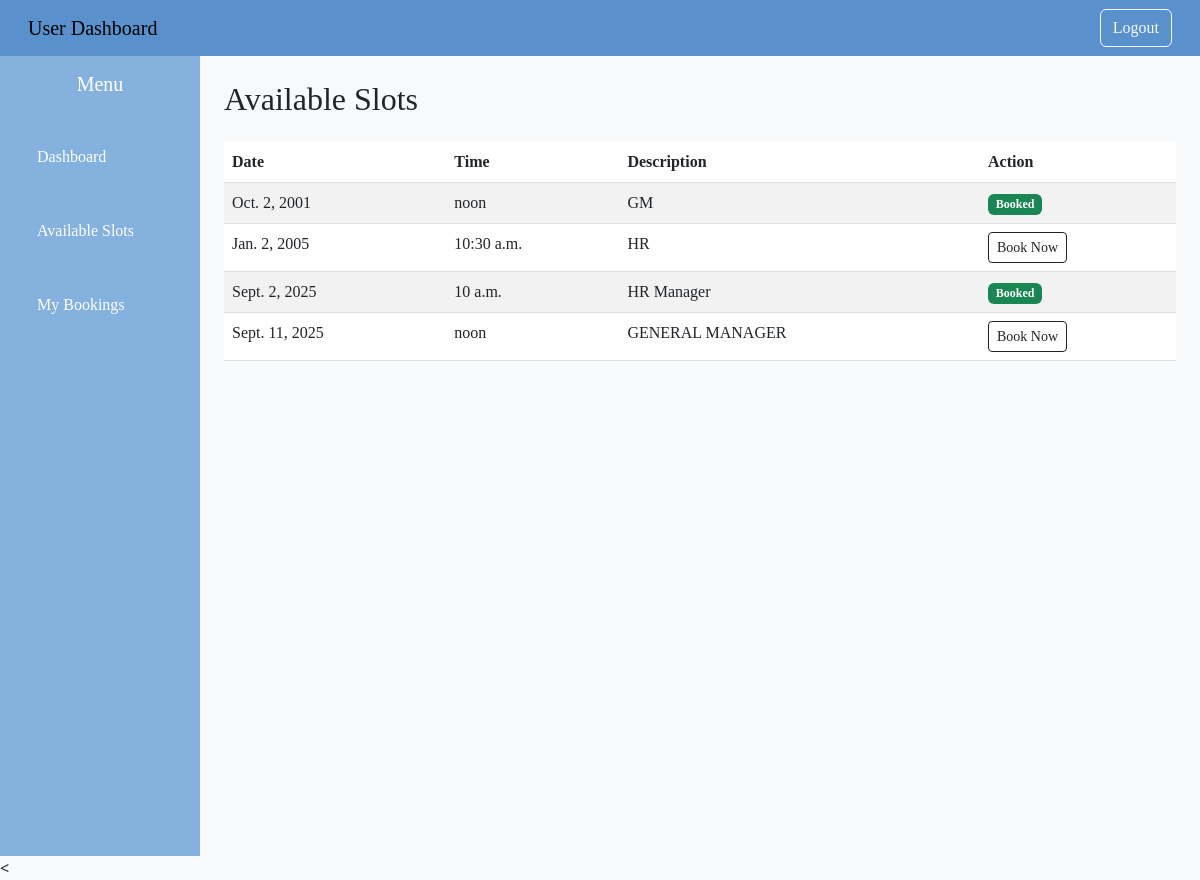
The app's page /available_slots (signed in) with its own data.
### amsapp/models.py (models this page shows, shortened)
class Slot(models.Model):
    date = models.DateField()
    time = models.TimeField()
    description = models.CharField(max_length=255)
    is_booked = models.BooleanField(default=False)

### amsapp/views.py (the view)
# urls.py: path('available_slots',views.available_slots,name="available_slots"),
def available_slots(request):
    reg_id = request.session.get('reg_id')
    if not reg_id:
        return redirect('login')
    slots = Slot.objects.all().order_by('date', 'time')
    return render(request, 'available_slots.html', {'slots': slots})

### amsapp/templates/available_slots.html (shortened to what this page needs)
{% extends 'base_user.html' %}
{% block content %}
<h2 class="mb-4">Available Slots</h2>
<table class="table table-striped">
  <thead>
    <tr>
      <th>Date</th>
      <th>Time</th>
      <th>Description</th>
      <th>Action</th>
    </tr>
  </thead>
  <tbody>
    {% for slot in slots %}
      <tr>
        <td>{{ slot.date }}</td>
        <td>{{ slot.time }}</td>
        <td>{{ slot.description }}</td>
        <td>
          {% if slot.is_booked %}
            <span class="badge bg-success">Booked</span>
          {% else %}
            <button type="button" class="btn btn-sm btn-outline-dark book-btn"
                    data-slot-id="{{ slot.id }}"
                    data-slot-date="{{ slot.date }}"
                    data-slot-time="{{ slot.time }}"
                    data-bs-toggle="modal"
                    data-bs-target="#bookingModal">
              Book Now
            </button>
          {% endif %}
        </td>
      </tr>
    {% empty %}
      <tr><td colspan="4" class="text-center">No available slots</td></tr>
    {% endfor %}
  </tbody>
</table>
{% endblock %}

### amsapp/templates/base_user.html (shortened to what this page needs)
{% load static %}
<!DOCTYPE html>
<html lang="en">
<head>
  <link href="https://cdn.jsdelivr.net/npm/bootstrap@5.3.0/dist/css/bootstrap.min.css" rel="stylesheet">
</head>
<body>
  <nav class="navbar navbar" style="background-color: rgb(88, 145, 203);">
    <div class="container-fluid">
      <a class="navbar-brand ms-3" href="{% url 'user_dashboard' %}">User Dashboard</a>
      <div>
        <a class="btn btn-outline-light me-3" href="{% url 'logout' %}">Logout</a>
      </div>
    </div>
  </nav>
  <div class="container-fluid">
    <div class="row">
      <div class="col-md-2 sidebar">
        <h5 class="p-3 text-center">Menu</h5>
        <a href="{% url 'user_dashboard' %}">Dashboard</a>
        <a href="{% url 'available_slots' %}">Available Slots</a>
        <a href="{% url 'my_bookings' %}">My Bookings</a>
      </div>
      <div class="col-md-10 p-4">
        {% block content %}
        {% endblock %}
      </div>
    </div>
  </div>
  <
</body>
</html>

### amsapp/templates/base_user.html (style rules this page uses)
* { font-family:Georgia, 'Times New Roman', Times, serif; }
body { background-color: #f8f9fa; }
.sidebar { background-color: #84b1ddff; min-height: 100vh; color: white; }
.sidebar a { color: white; text-decoration: none; display: block; padding: 25px; }

### records on screen
Slot: date "Oct. 2, 2001", time "noon", description "GM", is_booked "Booked"
Slot: date "Jan. 2, 2005", time "10:30 a.m.", description "HR"
Slot: date "Sept. 2, 2025", time "10 a.m.", description "HR Manager", is_booked "Booked"
Slot: date "Sept. 11, 2025", time "noon", description "GENERAL MANAGER"
